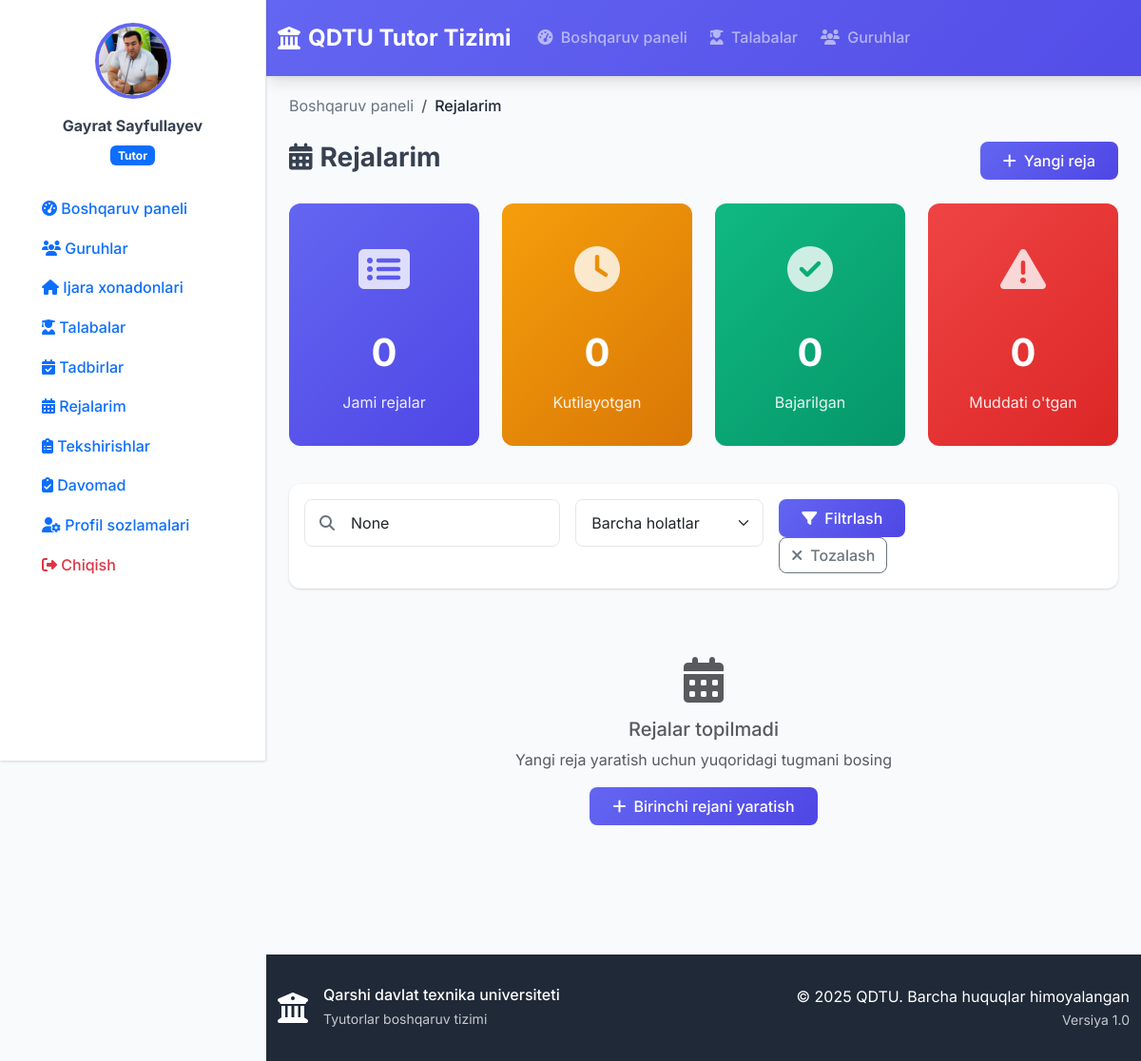
The page /plans/ (signed in) on the database its author committed.
### accounts/models.py (models this page shows, shortened)
class User(AbstractUser):
    USER_TYPE_CHOICES = (
        ('rector', 'Rektor'),
        ('dean', 'Dekan'),
        ('tutor', 'Tutor'),
    )
    user_type = models.CharField(
        max_length=10,
        choices=USER_TYPE_CHOICES,
        verbose_name="Foydalanuvchi turi"
    )
    faculty = models.ForeignKey(
        'faculty.Faculty',
        on_delete=models.SET_NULL,
        null=True,
        blank=True,
        verbose_name="Fakultet"
    )
    profile_picture = models.ImageField(
        upload_to='profile_pics/',
        null=True,
        blank=True,
        verbose_name="Profil rasmi"
    )
    phone_number = models.CharField(
        max_length=20,
        blank=True,
        verbose_name="Telefon raqami"
    )
    class Meta:
        verbose_name = "Foydalanuvchi"
        verbose_name_plural = "Foydalanuvchilar"
    def is_rector(self):
        return self.user_type == 'rector'
    def is_dean(self):
        return self.user_type == 'dean'
    def is_tutor(self):
        return self.user_type == 'tutor'
    def get_full_name(self):
        return f"{self.first_name} {self.last_name}".strip() or self.username

### plans/views.py (the view)
# urls.py: path('', views.plan_list, name='plan_list'),
@tutor_required
def plan_list(request):
    plans = Plan.objects.filter(tutor=request.user)
    status_filter = request.GET.get('status')
    if status_filter:
        plans = plans.filter(status=status_filter)
    search_query = request.GET.get('search')
    if search_query:
        plans = plans.filter(
            Q(title__icontains=search_query) |
            Q(description__icontains=search_query)
        )
    paginator = Paginator(plans, 10)
    page_number = request.GET.get('page')
    page_obj = paginator.get_page(page_number)
    total_plans = Plan.objects.filter(tutor=request.user).count()
    pending_plans = Plan.objects.filter(tutor=request.user, status='pending').count()
    completed_plans = Plan.objects.filter(tutor=request.user, status='completed').count()
    overdue_plans = Plan.objects.filter(
        tutor=request.user,
        due_date__lt=timezone.now(),
        status__in=['pending', 'in_progress']
    ).count()
    context = {
        'page_obj': page_obj,
        'search_query': search_query,
        'status_filter': status_filter,
        'total_plans': total_plans,
        'pending_plans': pending_plans,
        'completed_plans': completed_plans,
        'overdue_plans': overdue_plans,
    }
    return render(request, 'plans/plan_list.html', context)

### templates/plans/plan_list.html (shortened to what this page needs)
{% extends 'base.html' %}
{% block content %}
<div class="container-fluid">
    <div class="row mb-4">
        <div class="col">
            <nav aria-label="breadcrumb">
                <ol class="breadcrumb">
                    <li class="breadcrumb-item"><a href="{% url 'dashboard' %}">Boshqaruv paneli</a></li>
                    <li class="breadcrumb-item active">Rejalarim</li>
                </ol>
            </nav>
            <div class="d-flex justify-content-between align-items-center">
                <h1 class="h3 fw-bold"><i class="fas fa-calendar-alt me-2"></i>Rejalarim</h1>
                <a href="{% url 'plan_create' %}" class="btn btn-primary">
                    <i class="fas fa-plus me-2"></i>Yangi reja
                </a>
            </div>
        </div>
    </div>
    <div class="row mb-4">
        <div class="col-lg-3 col-md-6 mb-3">
            <div class="stats-card">
                <div class="icon">
                    <i class="fas fa-list-alt"></i>
                </div>
                <div class="number">{{ total_plans }}</div>
                <div class="label">Jami rejalar</div>
            </div>
        </div>
        <div class="col-lg-3 col-md-6 mb-3">
            <div class="stats-card warning">
                <div class="icon">
                    <i class="fas fa-clock"></i>
                </div>
                <div class="number">{{ pending_plans }}</div>
                <div class="label">Kutilayotgan</div>
            </div>
        </div>
        <div class="col-lg-3 col-md-6 mb-3">
            <div class="stats-card success">
                <div class="icon">
                    <i class="fas fa-check-circle"></i>
                </div>
                <div class="number">{{ completed_plans }}</div>
                <div class="label">Bajarilgan</div>
            </div>
        </div>
        <div class="col-lg-3 col-md-6 mb-3">
            <div class="stats-card danger">
                <div class="icon">
                    <i class="fas fa-exclamation-triangle"></i>
                </div>
                <div class="number">{{ overdue_plans }}</div>
                <div class="label">Muddati o'tgan</div>
            </div>
        </div>
    </div>
    <div class="card mb-4">
        <div class="card-body">
            <form method="get" class="row g-3">
                <div class="col-md-4">
                    <div class="search-box">
                        <i class="fas fa-search search-icon"></i>
                        <input type="text" class="form-control" name="search" placeholder="Reja qidirish..." value="{{ search_query }}">
                    </div>
                </div>
                <div class="col-md-3">
                    <select name="status" class="form-select">
                        <option value="">Barcha holatlar</option>
                    </select>
                </div>
                <div class="col-md-3">
                    <button type="submit" class="btn btn-primary">
                        <i class="fas fa-filter me-2"></i>Filtrlash
                    </button>
                    <a href="{% url 'plan_list' %}" class="btn btn-outline-secondary">
                        <i class="fas fa-times me-2"></i>Tozalash
                    </a>
                </div>
            </form>
        </div>
    </div>
    <div class="row">
        {% for plan in page_obj %}
            <div class="col-lg-6 col-xl-4 mb-4">
                <div class="card plan-card h-100 {% if plan.is_overdue %}border-danger{% endif %}">
                    <div class="card-header d-flex justify-content-between align-items-center">
                        <div class="d-flex align-items-center">
                            {% if plan.priority == 'urgent' %}
                                <span class="badge bg-danger me-2">Shoshilinch</span>
                            {% elif plan.priority == 'high' %}
                                <span class="badge bg-warning me-2">Yuqori</span>
                            {% elif plan.priority == 'medium' %}
                                <span class="badge bg-info me-2">O'rtacha</span>
                            {% else %}
                                <span class="badge bg-secondary me-2">Past</span>
                            {% endif %}
                        </div>
                        <div class="dropdown">
                            <button class="btn btn-sm btn-outline-secondary dropdown-toggle" type="button" data-bs-toggle="dropdown">
                                <i class="fas fa-ellipsis-v"></i>
                            </button>
                            <ul class="dropdown-menu">
                                <li><a class="dropdown-item" href="{% url 'plan_detail' plan.id %}"><i class="fas fa-eye me-2"></i>Ko'rish</a></li>
                                <li><a class="dropdown-item" href="{% url 'plan_edit' plan.id %}"><i class="fas fa-edit me-2"></i>Tahrirlash</a></li>
                                <li><a class="dropdown-item" href="{% url 'add_reminder' plan.id %}"><i class="fas fa-bell me-2"></i>Eslatma qo'shish</a></li>
                                <li><hr class="dropdown-divider"></li>
                                <li><a class="dropdown-item text-danger" href="{% url 'plan_delete' plan.id %}"><i class="fas fa-trash me-2"></i>O'chirish</a></li>
                            </ul>
                        </div>
                    </div>
                    <div class="card-body">
                        <h6 class="card-title fw-bold">{{ plan.title }}</h6>
                        <p class="card-text text-muted">{{ plan.description|truncatechars:100 }}</p>
                        <div class="plan-meta">
                            <div class="d-flex align-items-center mb-2">
                                <i class="fas fa-calendar text-primary me-2"></i>
                                <small class="text-muted">Muddat: {{ plan.due_date|date:"d.m.Y H:i" }}</small>
                            </div>
                            {% if plan.is_overdue %}
                                <div class="d-flex align-items-center mb-2">
                                    <i class="fas fa-exclamation-triangle text-danger me-2"></i>
                                    <small class="text-danger fw-bold">Muddati o'tgan!</small>
                                </div>
                            {% endif %}
                        </div>
                    </div>
                    <div class="card-footer">
                        <div class="d-flex justify-content-between align-items-center">
                            <div>
                                {% if plan.status == 'pending' %}
                                    <span class="badge bg-warning">Kutilmoqda</span>
                                {% elif plan.status == 'in_progress' %}
                                    <span class="badge bg-info">Jarayonda</span>
                                {% elif plan.status == 'completed' %}
                                    <span class="badge bg-success">Bajarilgan</span>
                                {% else %}
                                    <span class="badge bg-secondary">Bekor qilingan</span>
                                {% endif %}
                            </div>
                            <div class="btn-group" role="group">
                                {% if plan.status != 'completed' %}
                                    <form method="post" action="{% url 'update_plan_status' plan.id %}" class="d-inline">
                                        {% csrf_token %}
                                        <input type="hidden" name="status" value="completed">
                                        <button type="submit" class="btn btn-success btn-sm" title="Bajarildi deb belgilash">
                                            <i class="fas fa-check"></i>
                                        </button>
                                    </form>
                                {% endif %}
                                <a href="{% url 'plan_detail' plan.id %}" class="btn btn-primary btn-sm" title="Batafsil">
                                    <i class="fas fa-eye"></i>
                                </a>
                            </div>
                        </div>
                    </div>
                </div>
            </div>
        {% empty %}
            <div class="col-12">
                <div class="text-center py-5">
                    <i class="fas fa-calendar-alt fa-3x text-muted mb-3"></i>
                    <h5 class="text-muted">Rejalar topilmadi</h5>
                    <p class="text-muted">Yangi reja yaratish uchun yuqoridagi tugmani bosing</p>
                    <a href="{% url 'plan_create' %}" class="btn btn-primary">
                        <i class="fas fa-plus me-2"></i>Birinchi rejani yaratish
                    </a>
                </div>
            </div>
        {% endfor %}
    </div>
</div>
{% endblock %}

### templates/sidebar.html (shortened to what this page needs)
{% load static %}
<div class="sidebar" id="sidebar">
    <div class="sidebar-content">
        <div class="user-info text-center mb-4">
            {% if user.profile_picture %}
                <img src="{{ user.profile_picture.url }}" class="profile-image mb-3">
            {% else %}
                <div class="profile-initials mb-3">
                    {{ user.first_name|first|upper }}{{ user.last_name|first|upper }}
                </div>
            {% endif %}
            <div class="user-details">
                <div class="mb-1 fw-bold">{{ user.get_full_name }}</div>
                <div class="badge bg-primary">
                    {% if user.is_rector %}
                        Prorektor
                    {% elif user.is_dean %}
                        Dekan
                    {% elif user.is_tutor %}
                        Tutor
                    {% endif %}
                </div>
            </div>
        </div>
        <nav class="sidebar-nav">
            <ul class="nav flex-column">
                <li class="nav-item">
                    <a class="nav-link " href="{% url 'dashboard' %}">
                        <i class="fas fa-tachometer-alt"></i>
                        <span>Boshqaruv paneli</span>
                    </a>
                </li>
                {% if user.is_tutor %}
                    <li class="nav-item">
                        <a class="nav-link {% if request.resolver_match.url_name == 'group_list' or request.resolver_match.url_name == 'group_detail' %}active{% endif %}" href="{% url 'group_list' %}">
                            <i class="fas fa-users"></i>
                            <span>Guruhlar</span>
                        </a>
                    </li>
                    <li class="nav-item">
                        <a class="nav-link {% if request.resolver_match.url_name == 'room_list' or request.resolver_match.url_name == 'room_detail' %}active{% endif %}" href="{% url 'room_list' %}">
                            <i class="fas fa-home"></i>
                            <span>Ijara xonadonlari</span>
                        </a>
                    </li>
                    <li class="nav-item">
                        <a class="nav-link {% if request.resolver_match.url_name == 'student_list' or request.resolver_match.url_name == 'student_detail' %}active{% endif %}" href="{% url 'student_list' %}">
                            <i class="fas fa-user-graduate"></i>
                            <span>Talabalar</span>
                        </a>
                    </li>
                    <li class="nav-item">
                        <a class="nav-link" href="{% url 'event_list' %}">
                            <i class="fas fa-calendar-check"></i>
                            <span>Tadbirlar</span>
                        </a>
                    </li>
                    <li class="nav-item">
                        <a class="nav-link {% if request.resolver_match.url_name == 'plan_list' or request.resolver_match.url_name == 'plan_detail' or request.resolver_match.url_name == 'plan_create' %}active{% endif %}" href="{% url 'plan_list' %}">
                            <i class="fas fa-calendar-alt"></i>
                            <span>Rejalarim</span>
                        </a>
                    </li>
                {% endif %}
                <li class="nav-item">
                    <a class="nav-link {% if request.resolver_match.url_name == 'inspection_list' %}active{% endif %}" href="{% url 'inspection_list' %}">
                        <i class="fas fa-clipboard-list"></i>
                        <span>Tekshirishlar</span>
                    </a>
                </li>
                <li class="nav-item mt-auto">
                    <a href="{% url 'attendance_view' %}" class="nav-link flex items-center hover:bg-gray-100 {% if request.resolver_match.url_name == 'attendance_view' %}sidebar-active{% endif %}">
                        <i class="fas fa-clipboard-check mr-3"></i>
                        Davomad
                    </a>
                </li>
                <li class="nav-item mt-auto">
                    <a class="nav-link {% if request.resolver_match.url_name == 'profile' %}active{% endif %}" href="{% url 'profile' %}">
                        <i class="fas fa-user-cog"></i>
                        <span>Profil sozlamalari</span>
                    </a>
                </li>
                <li class="nav-item">
                    <a class="nav-link text-danger" href="{% url 'logout' %}">
                        <i class="fas fa-sign-out-alt"></i>
                        <span>Chiqish</span>
                    </a>
                </li>
            </ul>
        </nav>
    </div>
</div>

### rows shown on the page
User: profile_picture (picture), get_full_name "Gayrat Sayfullayev"

### other values the page prints
{{ total_plans }} "0"
{{ pending_plans }} "0"
{{ completed_plans }} "0"
{{ overdue_plans }} "0"
